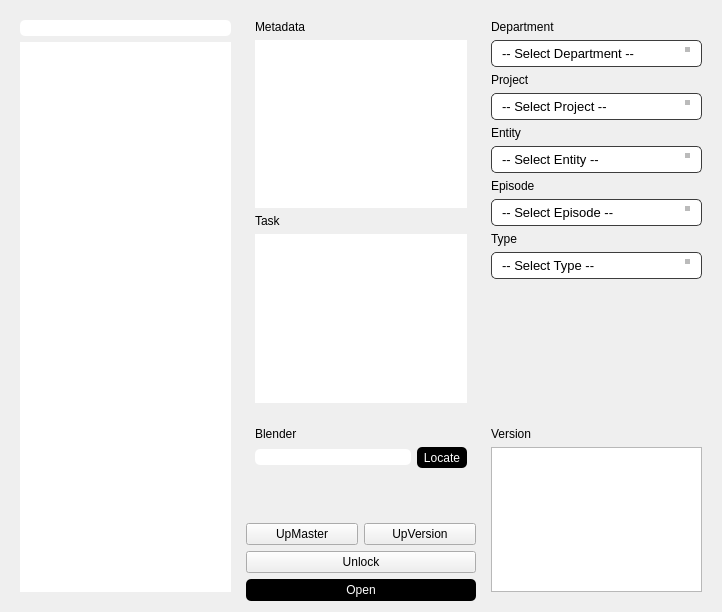
<?xml version="1.0" encoding="UTF-8"?>
<ui version="4.0">
 <class>Form</class>
 <widget class="QWidget" name="Form">
  <property name="geometry">
   <rect>
    <x>0</x>
    <y>0</y>
    <width>722</width>
    <height>612</height>
   </rect>
  </property>
  <property name="windowTitle">
   <string>Form</string>
  </property>
  <layout class="QGridLayout" name="gridLayout">
   <item row="0" column="0">
    <layout class="QGridLayout" name="gridLayout_main">
     <item row="1" column="1">
      <layout class="QGridLayout" name="gridLayout_function">
       <item row="2" column="0">
        <widget class="QPushButton" name="pushButton_upMaster">
         <property name="text">
          <string>UpMaster</string>
         </property>
        </widget>
       </item>
       <item row="0" column="0" colspan="2">
        <widget class="QWidget" name="gridWidget_blenderPath" native="true">
         <property name="styleSheet">
          <string notr="true">#gridWidget_blenderPath .QWidget {
background-color: White;
border: 2px solid black;
border-radius: 5%;
}

#gridWidget_blenderPath .QLineEdit {
border: none;
border-radius: 5%;
}

#gridWidget_blenderPath .QToolButton {
border: none;
background-color:  black;
color: white;
border-radius: 5%;
padding: 2px;
}</string>
         </property>
         <layout class="QGridLayout" name="gridLayout_blenderPath">
          <item row="1" column="0">
           <widget class="QLineEdit" name="lineEdit_blenderPath">
            <property name="styleSheet">
             <string notr="true"/>
            </property>
           </widget>
          </item>
          <item row="1" column="1">
           <widget class="QToolButton" name="toolButton_blenderPath">
            <property name="text">
             <string>Locate</string>
            </property>
           </widget>
          </item>
          <item row="0" column="0" colspan="2">
           <widget class="QLabel" name="label_blenderPath">
            <property name="text">
             <string>Blender</string>
            </property>
           </widget>
          </item>
         </layout>
        </widget>
       </item>
       <item row="4" column="0" colspan="2">
        <widget class="QPushButton" name="pushButton_open">
         <property name="styleSheet">
          <string notr="true">.QPushButton {
border: none;
background-color:  black;
border-radius: 5%;
color: white;
padding:4px;
}</string>
         </property>
         <property name="text">
          <string>Open</string>
         </property>
        </widget>
       </item>
       <item row="1" column="0" colspan="2">
        <spacer name="verticalSpacer">
         <property name="orientation">
          <enum>Qt::Orientation::Vertical</enum>
         </property>
         <property name="sizeHint" stdset="0">
          <size>
           <width>20</width>
           <height>40</height>
          </size>
         </property>
        </spacer>
       </item>
       <item row="2" column="1">
        <widget class="QPushButton" name="pushButton_upVersion">
         <property name="text">
          <string>UpVersion</string>
         </property>
        </widget>
       </item>
       <item row="3" column="0" colspan="2">
        <widget class="QPushButton" name="pushButton_unlock">
         <property name="text">
          <string>Unlock</string>
         </property>
        </widget>
       </item>
      </layout>
     </item>
     <item row="0" column="2">
      <widget class="QWidget" name="verticalWidget_search" native="true">
       <property name="styleSheet">
        <string notr="true">/* The main box */
QComboBox {
    border: 1px solid #3d3d3d;
    border-radius: 5px; /* macOS uses approx 5-6px */
    padding: 4px 10px 4px 10px;
    font-size: 13px;
}

/* The container for the arrow */
QComboBox::drop-down {
    subcontrol-origin: padding;
    subcontrol-position: top right;
    width: 20px;
    border-left: none;
}

/* The macOS Chevron (Simplified) */
QComboBox::down-arrow {
    border-left: 4px solid transparent;
    border-right: 4px solid transparent;
    border-top: 5px solid #BBBBBB;
    margin-right: 8px;
}
</string>
       </property>
       <layout class="QVBoxLayout" name="verticalLayout_search">
        <item>
         <layout class="QVBoxLayout" name="verticalLayout_department">
          <item>
           <widget class="QLabel" name="label_department">
            <property name="text">
             <string>Department</string>
            </property>
           </widget>
          </item>
          <item>
           <widget class="QComboBox" name="comboBox_department">
            <property name="placeholderText">
             <string>-- Select Department --</string>
            </property>
           </widget>
          </item>
         </layout>
        </item>
        <item>
         <layout class="QVBoxLayout" name="verticalLayout_project">
          <item>
           <widget class="QLabel" name="label_project">
            <property name="text">
             <string>Project</string>
            </property>
           </widget>
          </item>
          <item>
           <widget class="QComboBox" name="comboBox_project">
            <property name="placeholderText">
             <string>-- Select Project --</string>
            </property>
           </widget>
          </item>
         </layout>
        </item>
        <item>
         <layout class="QVBoxLayout" name="verticalLayout_entity">
          <item>
           <widget class="QLabel" name="label_entity">
            <property name="text">
             <string>Entity</string>
            </property>
           </widget>
          </item>
          <item>
           <widget class="QComboBox" name="comboBox_entity">
            <property name="placeholderText">
             <string>-- Select Entity --</string>
            </property>
           </widget>
          </item>
         </layout>
        </item>
        <item>
         <layout class="QVBoxLayout" name="verticalLayout_episode">
          <item>
           <widget class="QLabel" name="label_episode">
            <property name="text">
             <string>Episode</string>
            </property>
           </widget>
          </item>
          <item>
           <widget class="QComboBox" name="comboBox_episode">
            <property name="placeholderText">
             <string>-- Select Episode --</string>
            </property>
           </widget>
          </item>
         </layout>
        </item>
        <item>
         <layout class="QVBoxLayout" name="verticalLayout_type">
          <item>
           <widget class="QLabel" name="label_type">
            <property name="text">
             <string>Type</string>
            </property>
           </widget>
          </item>
          <item>
           <widget class="QComboBox" name="comboBox_type">
            <property name="placeholderText">
             <string>-- Select Type --</string>
            </property>
           </widget>
          </item>
         </layout>
        </item>
        <item>
         <spacer name="verticalSpacer_2">
          <property name="orientation">
           <enum>Qt::Orientation::Vertical</enum>
          </property>
          <property name="sizeHint" stdset="0">
           <size>
            <width>20</width>
            <height>40</height>
           </size>
          </property>
         </spacer>
        </item>
       </layout>
      </widget>
     </item>
     <item row="0" column="1">
      <widget class="QWidget" name="gridWidget_metadata" native="true">
       <property name="styleSheet">
        <string notr="true">.QTableView {
border-radius: 5%;
border:none;
}</string>
       </property>
       <layout class="QGridLayout" name="gridLayout_metadata">
        <item row="1" column="0">
         <widget class="QTableView" name="tableView_metadata"/>
        </item>
        <item row="3" column="0">
         <widget class="QTableView" name="tableView_task"/>
        </item>
        <item row="0" column="0">
         <widget class="QLabel" name="label_metadata">
          <property name="text">
           <string>Metadata</string>
          </property>
         </widget>
        </item>
        <item row="2" column="0">
         <widget class="QLabel" name="label_task">
          <property name="text">
           <string>Task</string>
          </property>
         </widget>
        </item>
       </layout>
      </widget>
     </item>
     <item row="0" column="0" rowspan="2">
      <widget class="QWidget" name="verticalWidget_list" native="true">
       <property name="styleSheet">
        <string notr="true">.QListWidget {
border-radius: 5%;
border:none;
}

.QLineEdit {
border: none;
border-radius: 5%;
}
</string>
       </property>
       <layout class="QVBoxLayout" name="verticalLayout_list">
        <item>
         <widget class="QLineEdit" name="lineEdit_list"/>
        </item>
        <item>
         <widget class="QListWidget" name="listWidget_list"/>
        </item>
       </layout>
      </widget>
     </item>
     <item row="1" column="2">
      <widget class="QWidget" name="verticalWidget_version" native="true">
       <property name="styleSheet">
        <string notr="true">.QListView {
border-radius: 5%;
border:none;
}</string>
       </property>
       <layout class="QVBoxLayout" name="verticalLayout_version">
        <item>
         <widget class="QLabel" name="label_version">
          <property name="text">
           <string>Version</string>
          </property>
         </widget>
        </item>
        <item>
         <widget class="QListWidget" name="listWidget_version"/>
        </item>
       </layout>
      </widget>
     </item>
    </layout>
   </item>
  </layout>
 </widget>
 <resources/>
 <connections/>
</ui>
